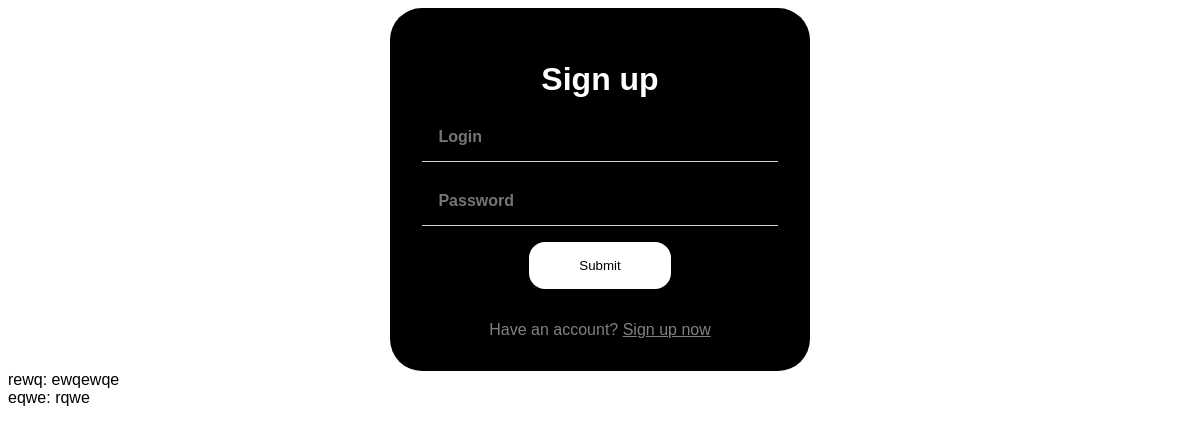
Before: / with the older database file.
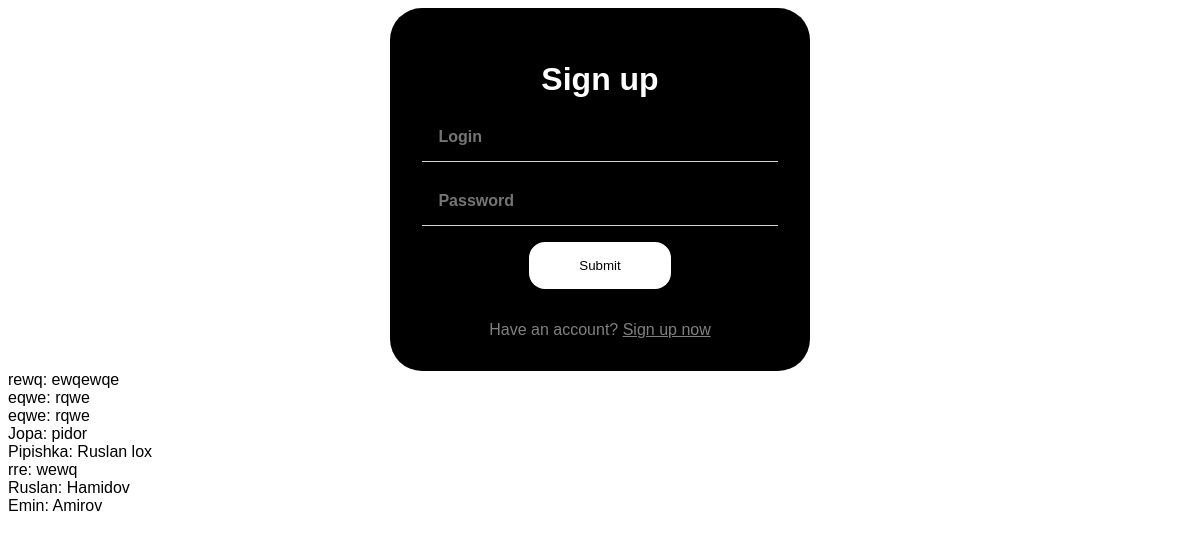
After: the same page with the newer database file.
### tables this page shows
CREATE TABLE users (
		id integer primary key autoincrement,
		logins varchar(255) not null,
		passwords varchar(255) not null
);

### app.py (the view)
@app.route('/', methods=["GET", "POST"], strict_slashes=False)
def home_page():
    users = get_users()
    if session.get('current_user') is None:
        return render_template("login.html", users = users)
    else:
        return render_template("fsa.html", user = session['current_user'])

### models.py (called while the page is built)
def get_users():
    con = sql.connect(path.join(ROOT, 'database.db'))
    cur = con.cursor()
    cur.execute('select * from users')
    users = cur.fetchall()
    return users

### templates/login.html (shortened to what this page needs)
<html lang="en">
<head>
    <link rel="stylesheet" href="{{ url_for('static', filename='styles.css') }}">
</head>
<body>
    <form action="make_user" class="Form" method="post">
        <h1>Sign up</h1>
        <input type="text" name="login" placeholder="Login" required>
        <input type="text" name="password" placeholder="Password" required>
        <input type="submit">
        <label>Have an account? <a href="#" method="get">Sign up now</a></label>
    </form>
    {% for user in users %}
        <div>{{ user[1] + ': ' + user[2] }}</div>
    {% endfor %}
</body>
</html>

### static/styles.css (style rules this page uses)
body, html { font-family: Arial, Helvetica, sans-serif; }
.Form { background-color: black; border-radius: 2rem; padding: 2rem; width: 30%; margin: auto; text-align: center; }
.Form > * { display: block; width: 100%; margin-bottom: 1rem; color: white; }
.Form > input[type="text"] { padding:1rem; background-color: black; border: none; border-bottom: solid 1px lightgray; }
.Form > input::placeholder { font-size: medium; font-weight: 600; }
.Form > input[type="submit"] { padding: 1rem; border: none; background-color: white; color: black; border-radius: 1rem; width: 40%; margin: auto; }
.Form > label { color: grey; margin: 2rem 0 0 0; }
.Form > label > a { color: gray; }

Changed rows visible on the page:
added users: logins+passwords "eqwe: rqwe"
added users: logins+passwords "Jopa: pidor"
added users: logins+passwords "Pipishka: Ruslan lox"
added users: logins+passwords "rre: wewq"
added users: logins+passwords "Ruslan: Hamidov"
added users: logins+passwords "Emin: Amirov"
